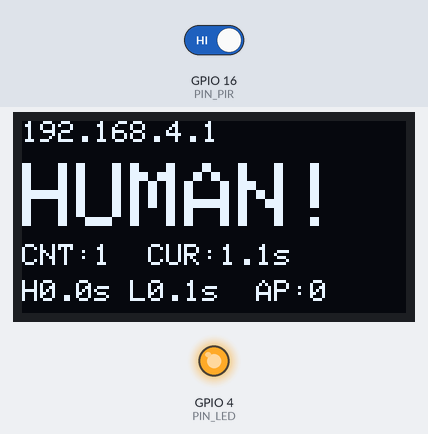
Simulated run of this sketch. Board: ESP32. Shown: 128×64 one-colour display, output pins drawn as LEDs (lit = HIGH). The test bench sets the inputs (shaded band); at power-on: GPIO 16 (PIN_PIR) HIGH. What the sketch prints to the serial monitor is not drawn.

Above: at 1.28 s.
1.3 s: GPIO 16 (PIN_PIR) driven LOW
At 1.53 s:
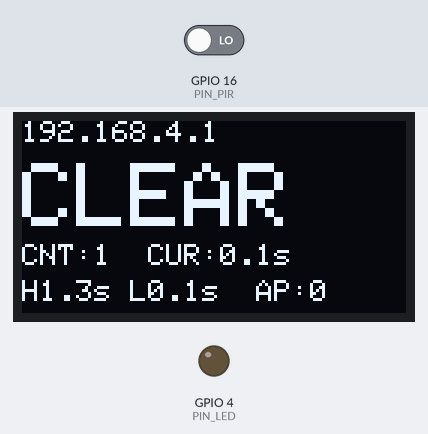
3.3 s: GPIO 16 (PIN_PIR) driven HIGH
At 3.53 s:
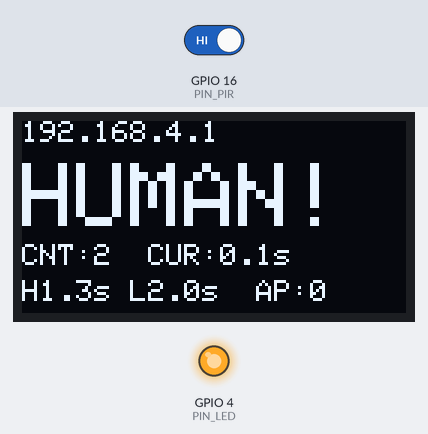
Timing chart, 0 to 6.3 s (numbered marks = the images above; inputs shaded):
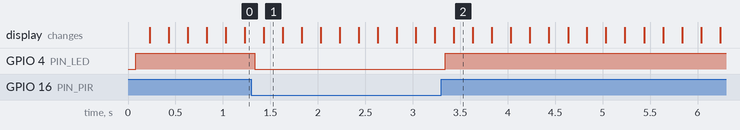

Measured:
- after the input at 1.3 s, GPIO 4 (PIN_LED): HIGH → LOW at once; the display: changes after 0.13 s (image 1)
- after the input at 3.3 s, GPIO 4 (PIN_LED): LOW → HIGH at once; the display: changes after 0.13 s (image 2)

The sketch:

pir_test.ino
```cpp
/* ============================================================
   PIR人体红外传感器检测台  v1.1 (SSE推送)
   ------------------------------------------------------------
   用途: 独立测试HC-SR501, 网页实时查看触发状态/波形/事件日志
   接线: PIR OUT -> GPIO16(RX2丝印), VCC->5V(VIN), GND->GND
         指示LED: 阳极经220Ω->GPIO4, 阴极->GND
         OLED: SDA->D21, SCL->D22, VCC->3.3V(禁接5V), GND->GND
   传输: SSE长连接, 边沿50ms检测即推, 端到端延迟约50ms
   注意: 上电预热约60s, 期间输出可能误跳; OLED上电秒亮
   ============================================================ */
#include <WiFi.h>
#include <WebServer.h>

// ---------------- 引脚 ----------------
#define PIN_PIR 16   // PIR输出, 高电平=检测到人
#define PIN_LED 4    // 指示LED: 有人=亮

// ---------------- OLED ----------------
#define USE_OLED 1     // 1=启用OLED(需安装Adafruit_SSD1306库)
#if USE_OLED
#include <Wire.h>
#include <Adafruit_GFX.h>
#include <Adafruit_SSD1306.h>
Adafruit_SSD1306 oled(128, 64, &Wire, -1);
#endif

// ---------------- WiFi (AP自建热点) ----------------
const char* AP_SSID = "PIR-TestBoard";
const char* AP_PASS = "12345678";   // WPA2密码至少8位

// ---------------- 采样/记录 ----------------
const unsigned long EDGE_MS = 50;                  // 边沿检测周期, 决定触发延迟下限
const unsigned long WAVE_MS = 250;                 // 波形采样周期, 96格=24s窗口
const uint8_t HIST_N = 96;
const uint8_t LOG_N = 10;

bool pirState = false;                            // 当前: true=有人
unsigned long stateSince = 0;                     // 当前状态起始时刻
unsigned long triggerCount = 0;                   // 累计触发次数(进入有人计一次)
unsigned long lastHighMs = 0;                     // 上次"有人"持续时长
unsigned long lastLowMs = 0;                      // 上次"无人"持续时长
uint8_t hist[HIST_N];                             // 波形环形缓冲 0/1
uint8_t histIdx = 0;
String logs[LOG_N];                               // 事件日志, 新的在前
uint8_t logCount = 0;

WebServer server(80);

void pushLog(const String& s) {
  if (logCount < LOG_N) logCount++;
  for (uint8_t i = logCount - 1; i > 0; i--) logs[i] = logs[i - 1];
  logs[0] = s;
}

// ---------------- 边沿记录 ----------------
// now=true: 无人->有人(触发); now=false: 有人->无人(恢复)
void recordEdge(bool now, unsigned long m) {
  unsigned long dur = m - stateSince;
  char buf[56];
  if (now) {                                       // 进入有人
    lastLowMs = dur;                              // 刚结束的"无人"持续了dur
    triggerCount++;
    snprintf(buf, sizeof(buf), "[+%6.1fs] 触发 → 有人", m / 1000.0f);
  } else {                                        // 离开有人
    lastHighMs = dur;                             // 刚结束的"有人"持续了dur
    snprintf(buf, sizeof(buf), "[+%6.1fs] 恢复 → 无人 (保持%.1fs)", m / 1000.0f, dur / 1000.0f);
  }
  pirState = now;
  stateSince = m;
  pushLog(String(buf));
  Serial.println(buf);
  digitalWrite(PIN_LED, pirState ? HIGH : LOW);
}

// ---------------- 采样任务 (SSE handler与主循环共用) ----------------
bool sampleEdge() {
  static unsigned long lastEdge = 0;
  if (millis() - lastEdge < EDGE_MS) return false;
  lastEdge = millis();
  bool now = (digitalRead(PIN_PIR) == HIGH);
  if (now == pirState) return false;
  recordEdge(now, millis());
  return true;
}
bool sampleWave() {
  static unsigned long lastWave = 0;
  if (millis() - lastWave < WAVE_MS) return false;
  lastWave = millis();
  hist[histIdx] = pirState ? 1 : 0;
  histIdx = (histIdx + 1) % HIST_N;
  return true;
}

// ---------------- OLED 本地显示 ----------------
#if USE_OLED
void oledInit() {
  Wire.begin(21, 22);                          // I2C: SDA=D21, SCL=D22
  if (oled.begin(SSD1306_SWITCHCAPVCC, 0x3C)) {
    Serial.println("[OLED] 已启用 (0x3C)");
    oled.clearDisplay();
    oled.setTextColor(SSD1306_WHITE);
    oled.setTextSize(1);
    oled.setCursor(0, 0);
    oled.print("Booting...");
    oled.display();
  } else {
    Serial.println("[OLED] 初始化失败, 检查接线/地址");
  }
}

void oledRefresh() {
  static unsigned long lastOled = 0;                // 200ms门控: 主循环与SSE循环共用
  if (millis() - lastOled < 200) return;
  lastOled = millis();
  char buf[26];
  oled.clearDisplay();
  oled.setTextColor(SSD1306_WHITE);
  // 行1: AP热点IP
  oled.setTextSize(1);
  oled.setCursor(0, 0);
  oled.print(WiFi.softAPIP().toString());
  // 行2-3: 状态大字
  oled.setTextSize(3);
  oled.setCursor(0, 14);
  if (pirState) {
    oled.print("HUMAN!");
  } else {
    oled.print("CLEAR");
  }
  // 行4: 触发次数 + 当前状态持续时长
  oled.setTextSize(1);
  oled.setCursor(0, 41);
  snprintf(buf, sizeof(buf), "CNT:%lu  CUR:%.1fs", triggerCount, (millis() - stateSince) / 1000.0f);
  oled.print(buf);
  // 行5: 上次有人/无人持续 + 客户端数
  oled.setCursor(0, 53);
  snprintf(buf, sizeof(buf), "H%.1fs L%.1fs  AP:%d",
           lastHighMs / 1000.0f, lastLowMs / 1000.0f, WiFi.softAPgetStationNum());
  oled.print(buf);
  oled.display();
}
#endif

// ---------------- 状态JSON ----------------
String jsonStatus() {
  String j;
  j.reserve(384);
  j = "{";
  j += "\"pir\":" + String(pirState ? "true" : "false") + ",";
  j += "\"cnt\":" + String(triggerCount) + ",";
  j += "\"cur\":" + String((millis() - stateSince) / 1000.0f, 1) + ",";
  j += "\"lh\":" + String(lastHighMs / 1000.0f, 1) + ",";
  j += "\"ll\":" + String(lastLowMs / 1000.0f, 1) + ",";
  j += "\"up\":" + String(millis() / 1000) + ",";
  j += "\"rssi\":" + String(WiFi.RSSI()) + ",";
  j += "\"log\":[";
  for (uint8_t i = 0; i < logCount; i++) { if (i) j += ","; j += "\"" + logs[i] + "\""; }
  j += "],\"his\":[";
  for (uint8_t i = 0; i < HIST_N; i++) { if (i) j += ","; j += String(hist[(histIdx + i) % HIST_N]); }
  j += "]}";
  return j;
}

// ---------------- SSE 长连接推送 (裸写socket, 不经WebServer组帧) ----------------
void handleEvents() {
  WiFiClient client = server.client();
  client.setNoDelay(true);                          // 关Nagle, 避免小包攒200ms
  client.print("HTTP/1.1 200 OK\r\nContent-Type: text/event-stream\r\n"
               "Cache-Control: no-cache\r\nConnection: keep-alive\r\n"
               "Access-Control-Allow-Origin: *\r\n\r\n");
  client.print("data: " + jsonStatus() + "\n\n");   // 连接建立立即推一帧
  while (client.connected()) {
    bool push = sampleEdge();                        // 边沿: 立即推送, ~50ms到达
    if (sampleWave()) push = true;                   // 波形心跳: 250ms推送
    if (push) client.print("data: " + jsonStatus() + "\n\n");
#if USE_OLED
    oledRefresh();                                   // SSE占用主循环期间OLED照常刷新
#endif
    delay(1);                                        // 让出WiFi/TCP栈
  }
  client.stop();
}

// ---------------- 轮询兜底 (SSE不可用时网页自动切换到此接口) ----------------
void handleData() { server.send(200, "application/json", jsonStatus()); }

static const char INDEX_HTML[] PROGMEM = R"HTML(<!DOCTYPE html>
<html lang="zh-CN"><head><meta charset="UTF-8">
<meta name="viewport" content="width=device-width,initial-scale=1">
<title>PIR 人体红外检测台</title>
<style>
:root{--bg:#060a10;--panel:#0c1320;--panel2:#0a101b;--line:#1c2940;--cyan:#2dd4e8;--green:#34d399;
--amber:#fbbf24;--red:#f87171;--text:#dbe7f4;--dim:#5b6b82;--mono:Consolas,'Courier New',monospace}
*{margin:0;padding:0;box-sizing:border-box}
body{background:var(--bg);color:var(--text);font-family:var(--mono);min-height:100vh;
background-image:linear-gradient(rgba(45,212,232,.03) 1px,transparent 1px),linear-gradient(90deg,rgba(45,212,232,.03) 1px,transparent 1px);
background-size:28px 28px}
body::after{content:'';position:fixed;inset:0;pointer-events:none;background:repeating-linear-gradient(0deg,rgba(0,0,0,.12) 0 1px,transparent 1px 3px)}
.wrap{max-width:640px;margin:0 auto;padding:18px 14px 40px}
header{display:flex;justify-content:space-between;align-items:center;padding:10px 0 16px;border-bottom:1px solid var(--line);margin-bottom:16px}
.brand h1{font-size:15px;font-weight:600;letter-spacing:2px}
.brand small{display:block;font-size:10px;color:var(--dim);letter-spacing:3px;font-weight:400}
#badge{padding:7px 16px;font-size:14px;letter-spacing:2px;border:1px solid;border-radius:2px;position:relative}
#badge::before,#badge::after{content:'';position:absolute;width:6px;height:6px;border:1px solid currentColor}
#badge::before{top:-1px;left:-1px;border-right:none;border-bottom:none}
#badge::after{bottom:-1px;right:-1px;border-left:none;border-top:none}
.st0{color:var(--green);border-color:var(--green)}
.st1{color:var(--red);border-color:var(--red);animation:bl .6s infinite}
@keyframes bl{50%{opacity:.3}}
.card{background:var(--panel);border:1px solid var(--line);padding:14px;margin-bottom:10px;position:relative}
.card::before{content:'';position:absolute;top:-1px;left:-1px;width:7px;height:7px;border-top:1px solid var(--cyan);border-left:1px solid var(--cyan)}
.card h3{font-size:11px;color:var(--dim);letter-spacing:3px;font-weight:400;margin-bottom:12px;display:flex;justify-content:space-between}
.big{font-size:38px;line-height:1.1;text-shadow:0 0 14px rgba(45,212,232,.4)}
.big.ok{color:var(--green);text-shadow:0 0 14px rgba(52,211,153,.4)}
.big.hit{color:var(--red);text-shadow:0 0 14px rgba(248,113,113,.5);animation:bl .6s infinite}
.big small{font-size:13px;color:var(--dim);text-shadow:none;margin-left:6px}
#warm{margin-top:10px;font-size:12px;color:var(--amber);display:none}
.row{display:flex;justify-content:space-between;align-items:baseline;padding:7px 0;border-bottom:1px dashed rgba(28,41,64,.8);font-size:13px}
.row:last-child{border:none}
.row b{font-weight:400;color:var(--dim)}
.row .v{color:var(--text)} .row .v.hot{color:var(--red)} .row .v.money{color:var(--cyan);font-size:17px}
.box{display:flex;gap:2px;height:26px;align-items:flex-end}
.box i{flex:1;background:#13202f;border:1px solid var(--line)}
.box i.hit{background:rgba(248,113,113,.8);border-color:var(--red);box-shadow:0 0 6px rgba(248,113,113,.5)}
.legend{display:flex;justify-content:space-between;font-size:11px;color:var(--dim);margin-top:6px}
#log div{padding:6px 0;border-bottom:1px dashed rgba(28,41,64,.8);font-size:12px;color:var(--dim)}
#log div:last-child{border:none}
#log div.h{color:var(--red)}
#log .empty{color:var(--dim);opacity:.6}
footer{margin-top:16px;padding-top:12px;border-top:1px solid var(--line);display:flex;justify-content:space-between;font-size:10.5px;color:var(--dim);letter-spacing:1px}
.dot{display:inline-block;width:6px;height:6px;border-radius:50%;background:var(--green);margin-right:5px;animation:pl 2s infinite}
@keyframes pl{50%{opacity:.4}}
.reveal{opacity:0;transform:translateY(8px);animation:rv .5s forwards}
@keyframes rv{to{opacity:1;transform:none}}
</style></head><body><div class="wrap">
<header class="reveal">
  <div class="brand"><h1>PIR 人体红外检测台<small>HC-SR501 TESTBENCH</small></h1></div>
  <div id="badge" class="st0">无人</div>
</header>
<div class="card reveal" style="animation-delay:.08s">
  <h3>实时状态 <span id="curTxt">0.0 s</span></h3>
  <div class="big ok" id="big">无人<small>NO HUMAN</small></div>
  <div id="warm">⏳ HC-SR501 上电预热约 60s，期间输出可能乱跳，属正常现象</div>
</div>
<div class="card reveal" style="animation-delay:.14s">
  <h3>输出波形 <span id="wtag">近 24 秒</span></h3>
  <div class="box" id="box"></div>
  <div class="legend"><span>无人</span><span>每格 250ms</span><span>有人</span></div>
</div>
<div class="card reveal" style="animation-delay:.2s">
  <h3>统计</h3>
  <div class="row"><b>当前电平</b><span class="v" id="lvl">LOW (0)</span></div>
  <div class="row"><b>累计触发次数</b><span class="v money" id="cnt">0 次</span></div>
  <div class="row"><b>上次有人持续</b><span class="v" id="lh">-- s</span></div>
  <div class="row"><b>上次无人持续</b><span class="v" id="ll">-- s</span></div>
  <div class="row"><b>开机时长 / WiFi信号</b><span class="v" id="up">--</span></div>
</div>
<div class="card reveal" style="animation-delay:.26s">
  <h3>事件日志 <span>最新在上 · 最多10条</span></h3>
  <div id="log"><div class="empty">暂无事件</div></div>
</div>
<footer class="reveal" style="animation-delay:.3s">
  <span><i class="dot" id="conn"></i><span id="connTxt">已连接</span></span>
  <span id="ipTxt">--</span><span>PIR TEST v1.1 / SSE</span>
</footer>
</div>
<script>
const $=id=>document.getElementById(id);
const box=$('box');
for(let i=0;i<96;i++){box.appendChild(document.createElement('i'))}
function render(d){
  const hit=d.pir;
  const b=$('badge');b.className=hit?'st1':'st0';b.textContent=hit?'有人':'无人';
  const bg=$('big');
  bg.className='big '+(hit?'hit':'ok');
  bg.innerHTML=hit?'⚠ 有人<small>HUMAN</small>':'无人<small>NO HUMAN</small>';
  $('curTxt').textContent='保持 '+d.cur.toFixed(1)+' s';
  $('warm').style.display=d.up<60?'block':'none';
  const bars=box.children;
  for(let i=0;i<96;i++){bars[i].className=d.his[i]?'hit':''}
  $('lvl').textContent=hit?'HIGH (1)':'LOW (0)';
  $('cnt').textContent=d.cnt+' 次';
  $('lh').textContent=d.lh>0?d.lh.toFixed(1)+' s':'-- s';
  $('ll').textContent=d.ll>0?d.ll.toFixed(1)+' s':'-- s';
  $('up').textContent=d.up+' s / '+d.rssi+' dBm';
  const lg=$('log');
  if(d.log.length){lg.innerHTML=d.log.map(s=>'<div class="'+(s.includes('有人')?'h':'')+'">'+s+'</div>').join('')}
  if(!$('ipTxt').textContent.includes('.'))$('ipTxt').textContent=location.host||'--';
}
if(location.protocol.startsWith('http'))$('ipTxt').textContent=location.host;
let es=null,esFails=0,gotAny=false,pollTimer=null;
function startPoll(){
  if(pollTimer)return;
  const tick=async()=>{
    try{const r=await fetch('/data',{cache:'no-store'});render(await r.json());gotAny=true;
      $('connTxt').textContent='已连接(轮询)';$('conn').style.background='var(--green)';}
    catch(e){$('connTxt').textContent='连接中断';$('conn').style.background='var(--red)';}
    pollTimer=setTimeout(tick,300);
  };
  tick();
}
function startSSE(){
  es=new EventSource('/events');
  es.onopen=()=>{esFails=0;$('connTxt').textContent='已连接';$('conn').style.background='var(--green)';};
  es.onmessage=e=>{gotAny=true;try{render(JSON.parse(e.data));}catch(_){}};
  es.onerror=()=>{
    $('connTxt').textContent='重连中';$('conn').style.background='var(--amber)';
    if(!gotAny&&++esFails>=2){es.close();es=null;startPoll();}
  };
}
startSSE();
</script></body></html>)HTML";

void handleRoot() { server.send_P(200, "text/html", INDEX_HTML); }

// ---------------- 初始化 ----------------
void setup() {
  Serial.begin(115200);
  pinMode(PIN_PIR, INPUT);
  pinMode(PIN_LED, OUTPUT);
  digitalWrite(PIN_LED, LOW);

#if USE_OLED
  oledInit();
#endif

  WiFi.mode(WIFI_AP);
  WiFi.setSleep(false);            // 关闭modem sleep, 保持射频常醒
  WiFi.softAP(AP_SSID, AP_PASS);
  Serial.printf("[AP] 热点 %s 已开启, IP: %s\n", AP_SSID, WiFi.softAPIP().toString().c_str());
  server.on("/", handleRoot);
  server.on("/data", handleData);
  server.on("/events", handleEvents);
  server.enableCORS(true);
  server.begin();
  Serial.println("========================================");
  Serial.println("  PIR 人体红外传感器检测台 v1.1 (SSE)");
  Serial.printf("  热点: %s (密码 %s)\n", AP_SSID, AP_PASS);
  Serial.printf("  网页: http://%s\n", WiFi.softAPIP().toString().c_str());
  Serial.println("  手机连此热点后用浏览器打开上面网址");
  Serial.println("  提示: 上电预热约60s后再开始测试");
  Serial.println("========================================");
}

void loop() {
  server.handleClient();          // SSE连接时在此阻塞, 采样由handleEvents内部完成
  sampleEdge();                  // 无SSE客户端时保持采样, 让LED独立可用
  sampleWave();
  static unsigned long lastChk = 0;
  static uint8_t lastStations = 99;
  if (millis() - lastChk >= 3000) {
    lastChk = millis();
    uint8_t n = WiFi.softAPgetStationNum();
    if (n != lastStations) {
      lastStations = n;
      Serial.printf("[AP] 当前连接客户端: %d\n", n);
    }
  }
#if USE_OLED
  oledRefresh();
#endif
}
```
